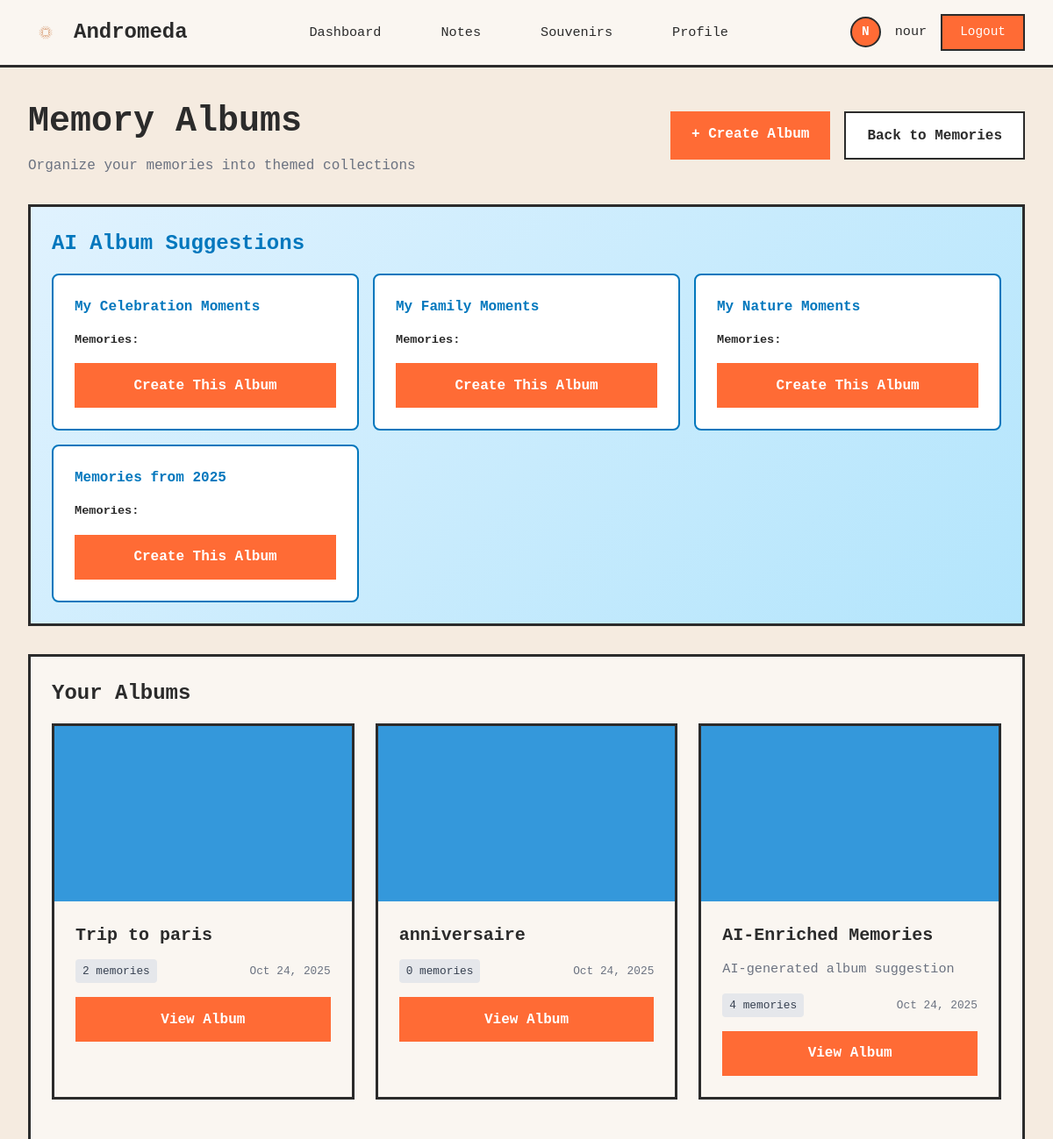
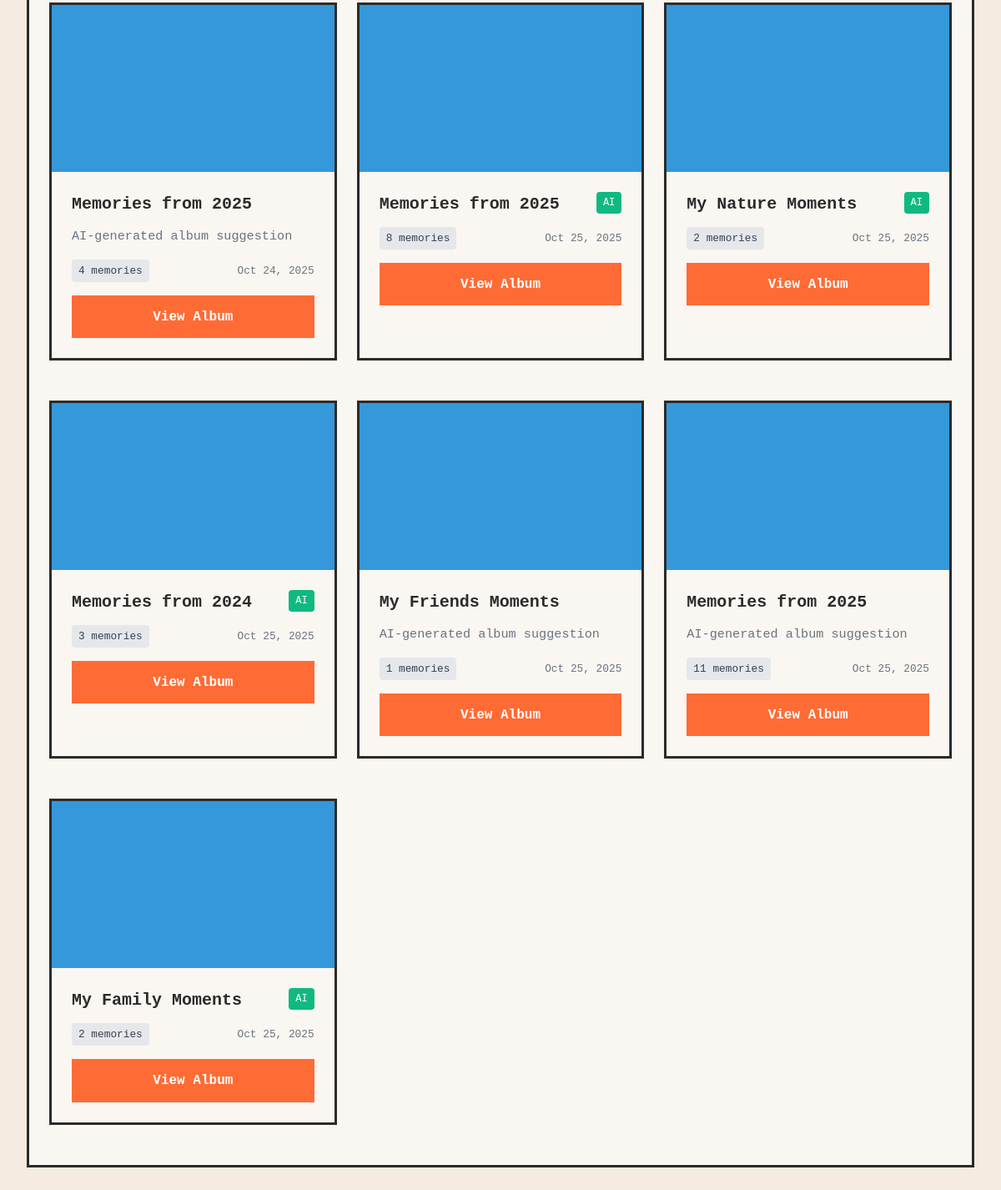
Screenshot of /albums/ (signed in) with the database file from the repository (2 pictures, top to bottom).
### core/models.py (models this page shows, shortened)
class User(AbstractUser):
    avatar_url = models.URLField(blank=True, null=True)
    groups = models.ManyToManyField(
        'auth.Group',
        verbose_name='groups',
        blank=True,
        help_text='The groups this user belongs to.',
        related_name='core_users',
        related_query_name='core_user',
    )
    user_permissions = models.ManyToManyField(
        'auth.Permission',
        verbose_name='user permissions',
        blank=True,
        help_text='Specific permissions for this user.',
        related_name='core_users',
        related_query_name='core_user',
    )

class AlbumSouvenir(models.Model):
    utilisateur = models.ForeignKey('User', on_delete=models.CASCADE, related_name='albums')
    titre = models.CharField(max_length=200, help_text="Album title")
    description = models.TextField(blank=True, help_text="Album description")
    is_auto_generated = models.BooleanField(default=False, help_text="Generated by AI")
    theme_auto = models.CharField(max_length=100, blank=True, default='', help_text="Auto-detected theme")
    souvenirs = models.ManyToManyField(Souvenir, related_name='albums', blank=True)
    couverture_generee = models.ImageField(upload_to='albums/', blank=True, help_text="Auto-generated cover")
    couleur_theme = models.CharField(max_length=7, default='#3498db', help_text="Theme color (hex)")
    is_public = models.BooleanField(default=False)
    ordre_affichage = models.IntegerField(default=0, help_text="Display order")
    created_at = models.DateTimeField(auto_now_add=True)
    updated_at = models.DateTimeField(auto_now=True)
    class Meta:
        ordering = ['ordre_affichage', '-created_at']
        verbose_name = "Memory Album"
        verbose_name_plural = "Memory Albums"

### core/views.py (the view)
# urls.py: path('albums/', views.liste_albums, name='liste_albums'),
@login_required
def liste_albums(request):
    albums = AlbumSouvenir.objects.filter(
        utilisateur=request.user
    ).annotate(souvenirs_total=Count('souvenirs'))
    suggestions = AIAnalysisService.generate_album_suggestions(request.user)
    context = {
        'albums': albums,
        'suggestions': suggestions,
    }
    return render(request, 'core/liste_albums.html', context)

### core/templates/core/liste_albums.html (shortened to what this page needs)
{% extends "core/dashboard_base.html" %}
{% block content %}
<div style="margin-bottom: 2rem;">
    <div style="display: flex; justify-content: space-between; align-items: center; margin-bottom: 1.5rem;">
        <div>
            <h1 style="font-size: 2.5rem; font-weight: bold; margin-bottom: 0.5rem;">Memory Albums</h1>
            <p style="color: var(--text-gray); font-size: 1rem;">Organize your memories into themed collections</p>
        </div>
        <div style="display: flex; gap: 1rem;">
            <a href="{% url 'core:creer_album' %}" class="btn-primary">
                + Create Album
            </a>
            <a href="{% url 'core:liste_souvenirs' %}" class="btn-secondary">
                Back to Memories
            </a>
        </div>
    </div>
</div>
{% if suggestions %}
<div class="card" style="margin-bottom: 2rem; background: linear-gradient(135deg, #e0f2fe 0%, #b3e5fc 100%);">
    <h2 class="card-title" style="color: #0277bd;">AI Album Suggestions</h2>
    <div style="display: grid; grid-template-columns: repeat(auto-fit, minmax(300px, 1fr)); gap: 1rem;">
        {% for suggestion in suggestions %}
        <div style="background: white; padding: 1.5rem; border-radius: 0.5rem; border: 2px solid #0277bd;">
            <h4 style="font-weight: bold; margin-bottom: 0.75rem; color: #0277bd;">{{ suggestion.title }}</h4>
            <p style="font-size: 0.85rem; margin-bottom: 1rem;"><strong>Memories:</strong> {{ suggestion.memory_count }}</p>
            <button class="btn-primary" style="width: 100%;" onclick="createSuggestedAlbum('{{ suggestion.title }}', '{{ suggestion.description }}', '{{ suggestion.type }}', '{{ suggestion.theme|default:"" }}', '{{ suggestion.year|default:"" }}')">
                Create This Album
            </button>
        </div>
        {% endfor %}
    </div>
</div>
{% endif %}
{% if albums %}
<div class="card">
    <h2 class="card-title">Your Albums</h2>
    <div style="display: grid; grid-template-columns: repeat(auto-fill, minmax(300px, 1fr)); gap: 1.5rem;">
        {% for album in albums %}
        <div class="card" style="padding: 0; overflow: hidden;">
            {% if album.couverture_generee %}
                <img src="{{ album.couverture_generee.url }}" alt="{{ album.titre }}" style="width: 100%; height: 200px; object-fit: cover;">
            {% else %}
                <div class="album-cover-placeholder" style="--album-color: {{ album.couleur_theme|default:'#3498db' }};">
                </div>
            {% endif %}
            <div style="padding: 1.5rem;">
                <div style="display: flex; justify-content: space-between; align-items: start; margin-bottom: 0.75rem;">
                    <h3 style="font-size: 1.25rem; font-weight: bold;">{{ album.titre }}</h3>
                    {% if album.is_auto_generated %}
                        <span style="background: #10b981; color: white; padding: 0.25rem 0.5rem; border-radius: 0.25rem; font-size: 0.75rem;">AI</span>
                    {% endif %}
                </div>
                {% if album.description %}
                <p style="color: var(--text-gray); font-size: 0.95rem; margin-bottom: 1rem; display: -webkit-box; -webkit-line-clamp: 2; line-clamp: 2; -webkit-box-orient: vertical; overflow: hidden;">{{ album.description }}</p>
                {% endif %}
                <div style="display: flex; justify-content: space-between; align-items: center; margin-bottom: 1rem;">
                    <span style="background: #e5e7eb; color: #374151; padding: 0.25rem 0.5rem; border-radius: 0.25rem; font-size: 0.8rem;">{{ album.souvenirs_total }} memories</span>
                    <span style="color: var(--text-gray); font-size: 0.8rem;">{{ album.created_at|date:"M j, Y" }}</span>
                </div>
                <a href="{% url 'core:detail_album' album.id %}" class="btn-primary" style="width: 100%; text-align: center;">
                    View Album
                </a>
            </div>
        </div>
        {% endfor %}
    </div>
</div>
{% endif %}
{% endblock %}

### core/templates/core/dashboard_base.html (shortened to what this page needs)
<!doctype html>
{% load static %}
<html lang="en">
<head>
    <script src="https://cdn.tailwindcss.com"></script>
</head>
<body>
    <nav class="navbar">
        <a href="{% url 'core:dashboard' %}" class="navbar-brand">
            <img src="{% static 'assets/logo.png' %}" alt="Andromeda Logo" onerror="this.style.display='none';">
            Andromeda
        </a>
        <ul class="navbar-menu" id="navbarMenu">
            <li><a href="{% url 'core:dashboard' %}" class="{% if request.resolver_match.url_name == 'dashboard' %}active{% endif %}">Dashboard</a></li>
            <li><a href="{% url 'core:index' %}" class="{% if request.resolver_match.url_name == 'index' %}active{% endif %}">Notes</a></li>
            <li><a href="{% url 'core:memories_dashboard' %}" class="{% if request.resolver_match.url_name == 'memories_dashboard' %}active{% endif %}">Souvenirs</a></li>
            <li><a href="{% url 'core:profile' %}" class="{% if request.resolver_match.url_name == 'profile' %}active{% endif %}">Profile</a></li>
        </ul>
        <div class="navbar-user">
            {% if user.is_authenticated %}
                <div class="navbar-avatar">{{ user.username|slice:":1"|upper }}</div>
                <span class="navbar-username">{{ user.username }}</span>
                <a href="{% url 'logout' %}" class="btn-logout">Logout</a>
            {% else %}
                <a href="{% url 'login' %}" class="btn-logout">Login</a>
            {% endif %}
        </div>
    </nav>
    <div class="dashboard-container">
        {% block content %}{% endblock %}
    </div>
</body>
</html>

### core/templates/core/dashboard_base.html (style rules this page uses)
:root { --page-bg: #f5ebe0; --panel-bg: #faf6f1; --border-color: #2b2b2b; --accent-orange: #ff6b35; --text-dark: #2b2b2b; --text-gray: #6b7280; --separator-color: #d4c5b9; }
* { margin: 0; padding: 0; box-sizing: border-box; }
html { font-size: 16px; scroll-behavior: smooth; }
body { background: var(--page-bg) !important; color: var(--text-dark) !important; font-family: 'Courier New', monospace; -webkit-font-smoothing: antialiased; min-height: 100vh; }
.navbar { background: var(--panel-bg); border-bottom: 3px solid var(--border-color); padding: 1rem 2rem; display: flex; align-items: center; justify-content: space-between; position: sticky; top: 0; z-index: 1000; }
.navbar-brand { display: flex; align-items: center; gap: 0.75rem; font-size: 1.5rem; font-weight: bold; color: var(--text-dark); text-decoration: none; }
.navbar-brand img { width: 40px; height: 40px; object-fit: contain; }
.navbar-menu { display: flex; align-items: center; gap: 2rem; list-style: none; }
.navbar-menu a { color: var(--text-dark); text-decoration: none; font-size: 0.95rem; transition: color 0.2s ease; padding: 0.5rem 1rem; border: 2px solid transparent; }
.navbar-user { display: flex; align-items: center; gap: 1rem; }
.navbar-avatar { width: 35px; height: 35px; border-radius: 50%; background: var(--accent-orange); color: white; display: flex; align-items: center; justify-content: center; font-weight: bold; font-size: 0.9rem; border: 2px solid var(--border-color); }
.navbar-username { font-size: 0.95rem; color: var(--text-dark); }
.btn-logout { padding: 0.5rem 1.25rem; background: var(--accent-orange); color: white; border: 2px solid var(--border-color); cursor: pointer; font-family: 'Courier New', monospace; font-size: 0.9rem; transition: opacity 0.2s ease; text-decoration: none; display: inline-block; }
.dashboard-container { max-width: 1400px; margin: 0 auto; padding: 2rem; }
.card { background: var(--panel-bg); border: 3px solid var(--border-color); padding: 1.5rem; margin-bottom: 1.5rem; }
.card-title { font-size: 1.5rem; font-weight: bold; margin-bottom: 1rem; color: var(--text-dark); }
.btn-primary { padding: 0.85rem 1.5rem; background: var(--accent-orange); color: white; border: none; cursor: pointer; font-weight: bold; font-family: 'Courier New', monospace; font-size: 1rem; transition: opacity 0.2s ease; text-decoration: none; display: inline-block; }
.btn-secondary { padding: 0.85rem 1.5rem; background: white; color: var(--text-dark); border: 2px solid var(--border-color); cursor: pointer; font-weight: bold; font-family: 'Courier New', monospace; font-size: 1rem; transition: background 0.2s ease; text-decoration: none; display: inline-block; }

### core/templates/core/liste_albums.html (style rules this page uses)
.album-cover-placeholder { width: 100%; height: 200px; background: var(--album-color, #3498db); display: flex; align-items: center; justify-content: center; }

### rows the page displays
User: username "N", username "nour"
AlbumSouvenir: titre "Trip to paris", souvenirs_total "2", created_at "Oct 24, 2025"
AlbumSouvenir: titre "anniversaire", souvenirs_total "0", created_at "Oct 24, 2025"
AlbumSouvenir: titre "AI-Enriched Memories", description "AI-generated album suggestion", souvenirs_total "4", created_at "Oct 24, 2025"
AlbumSouvenir: titre "Memories from 2025", description "AI-generated album suggestion", souvenirs_total "4", created_at "Oct 24, 2025"
AlbumSouvenir: titre "Memories from 2025", is_auto_generated "AI", souvenirs_total "8", created_at "Oct 25, 2025"
AlbumSouvenir: titre "My Nature Moments", is_auto_generated "AI", souvenirs_total "2", created_at "Oct 25, 2025"
AlbumSouvenir: titre "Memories from 2024", is_auto_generated "AI", souvenirs_total "3", created_at "Oct 25, 2025"
AlbumSouvenir: titre "My Friends Moments", description "AI-generated album suggestion", souvenirs_total "1", created_at "Oct 25, 2025"
AlbumSouvenir: titre "Memories from 2025", description "AI-generated album suggestion", souvenirs_total "11", created_at "Oct 25, 2025"
AlbumSouvenir: titre "My Family Moments", is_auto_generated "AI", souvenirs_total "2", created_at "Oct 25, 2025"

### other values shown
{{ suggestion.title }} "My Celebration Moments" "My Family Moments" "My Nature Moments" "Memories from 2025"
